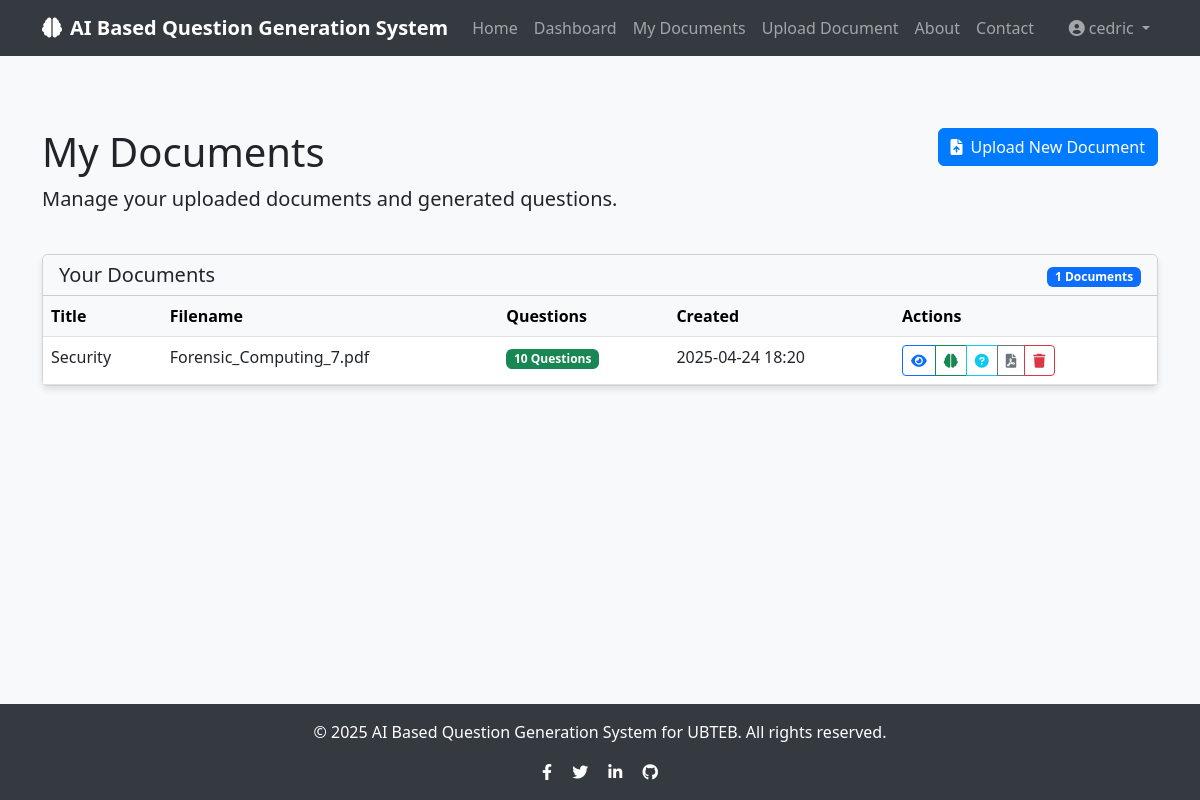
/documents (signed in), run on an earlier commit of the app's database.
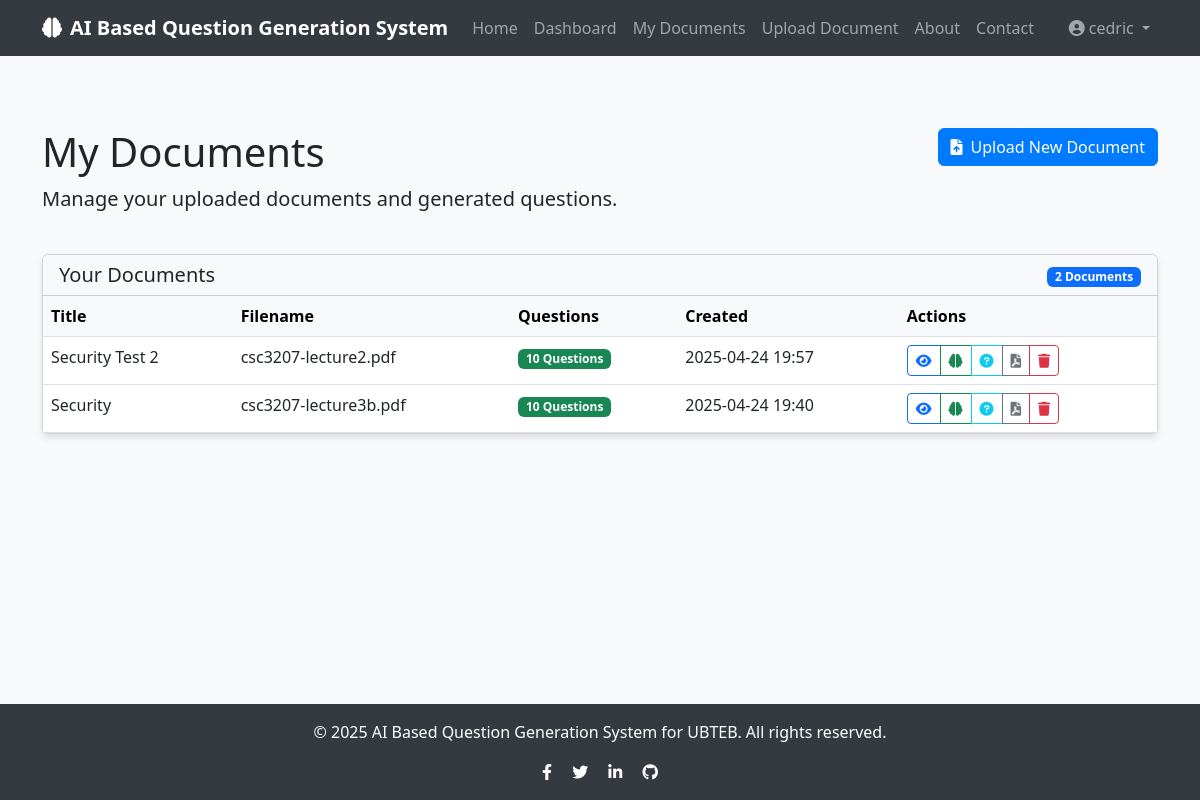
And on a later commit of the database.
### app/models/document.py (models this page shows, shortened)
class Document(db.Model):
    id = db.Column(db.Integer, primary_key=True)
    title = db.Column(db.String(100), nullable=False)
    filename = db.Column(db.String(100), nullable=False)
    file_path = db.Column(db.String(255), nullable=False)
    content = db.Column(db.Text, nullable=False)
    created_at = db.Column(db.DateTime, default=datetime.utcnow)
    user_id = db.Column(db.Integer, db.ForeignKey('user.id'), nullable=False)
    questions = db.relationship('Question', backref='document', lazy=True, cascade="all, delete-orphan")

### app/routes/questions.py (the view)
@questions.route('/documents')
@login_required
def list_documents():
    documents = Document.query.filter_by(user_id=current_user.id).all()
    return render_template('questions/documents.html', documents=documents)

### app/models/user.py (called while the page is built)
@login_manager.user_loader
def load_user(user_id):
    return User.query.get(int(user_id))

### app/templates/questions/documents.html (shortened to what the changed rows need)
{% extends "base.html" %}
{% block content %}
<div class="container py-5">
    <div class="row mb-4">
        <div class="col-md-8">
            <h1>My Documents</h1>
        </div>
    </div>
    {% if documents %}
        <div class="row">
            <div class="col-md-12">
                <div class="card">
                    <div class="card-header bg-light">
                        <div class="row align-items-center">
                            <div class="col">
                                <h5 class="mb-0">Your Documents</h5>
                            </div>
                            <div class="col-auto">
                                <span class="badge bg-primary">{{ documents|length }} Documents</span>
                            </div>
                        </div>
                    </div>
                    <div class="card-body p-0">
                        <div class="table-responsive">
                            <table class="table table-hover mb-0">
                                <thead class="table-light">
                                    <tr>
                                        <th>Title</th>
                                        <th>Filename</th>
                                        <th>Questions</th>
                                        <th>Created</th>
                                        <th>Actions</th>
                                    </tr>
                                </thead>
                                <tbody>
                                    {% for document in documents|sort(attribute='created_at', reverse=True) %}
                                        <tr>
                                            <td>{{ document.title }}</td>
                                            <td>{{ document.filename }}</td>
                                            <td>
                                                {% if document.questions|length > 0 %}
                                                    <span class="badge bg-success">{{ document.questions|length }} Questions</span>
                                                {% else %}
                                                    <span class="badge bg-secondary">No Questions</span>
                                                {% endif %}
                                            </td>
                                            <td>{{ document.created_at.strftime('%Y-%m-%d %H:%M') }}</td>
                                            <td>
                                                <div class="btn-group" role="group">
                                                    <a href="{{ url_for('questions.view_document', document_id=document.id) }}"
                                                       class="btn btn-sm btn-outline-primary"
                                                       title="View Document">
                                                        <i class="fas fa-eye"></i>
                                                    </a>
                                                    <a href="{{ url_for('questions.generate_questions_form', document_id=document.id) }}"
                                                       class="btn btn-sm btn-outline-success"
                                                       title="Generate Questions">
                                                        <i class="fas fa-brain"></i>
                                                    </a>
                                                    {% if document.questions|length > 0 %}
                                                        <a href="{{ url_for('questions.view_questions', document_id=document.id) }}"
                                                           class="btn btn-sm btn-outline-info"
                                                           title="View Questions">
                                                            <i class="fas fa-question-circle"></i>
                                                        </a>
                                                        <a href="{{ url_for('questions.export_questions', document_id=document.id) }}"
                                                           class="btn btn-sm btn-outline-secondary"
                                                           title="Export Questions">
                                                            <i class="fas fa-file-pdf"></i>
                                                        </a>
                                                    {% endif %}
                                                    <button type="button"
                                                            class="btn btn-sm btn-outline-danger delete-doc-btn"
                                                            data-document-id="{{ document.id }}"
                                                            data-document-title="{{ document.title }}"
                                                            title="Delete Document">
                                                        <i class="fas fa-trash"></i>
                                                    </button>
                                                </div>
                                            </td>
                                        </tr>
                                    {% endfor %}
                                </tbody>
                            </table>
                        </div>
                    </div>
                </div>
            </div>
        </div>
    {% endif %}
</div>
{% endblock %}

What changed in the data, as far as the page shows it:
added Document: title "Security Test 2", filename "csc3207-lecture2.pdf", questions|length "10", created_at "2025-04-24 19:57"
changed Document "Security": filename "Forensic_Computing_7.pdf" → "csc3207-lecture3b.pdf"; created_at "2025-04-24 18:20" → "2025-04-24 19:40"
Also different on the page:
{{ documents|length }}: "1" → "2"
